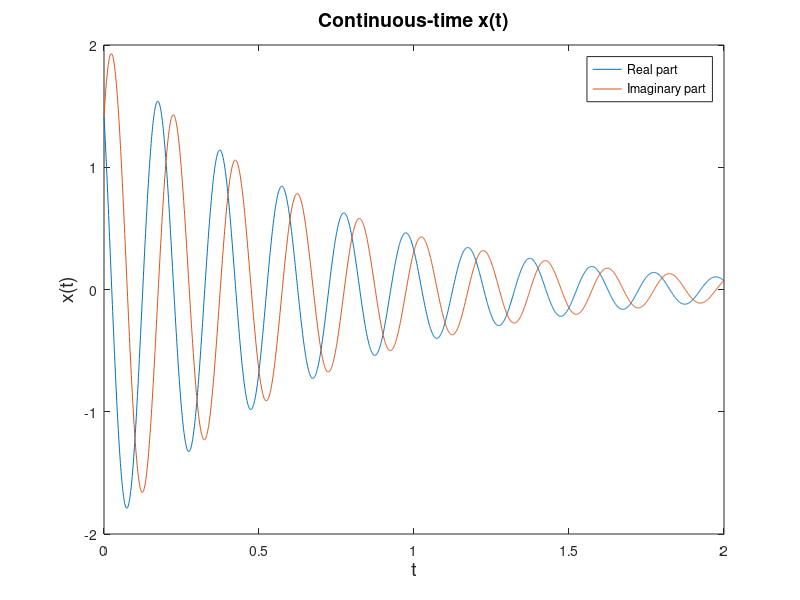
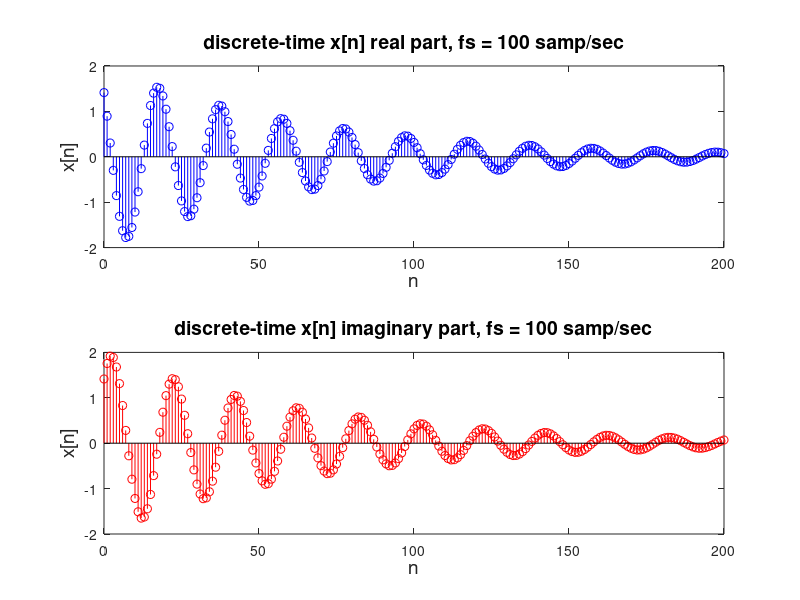
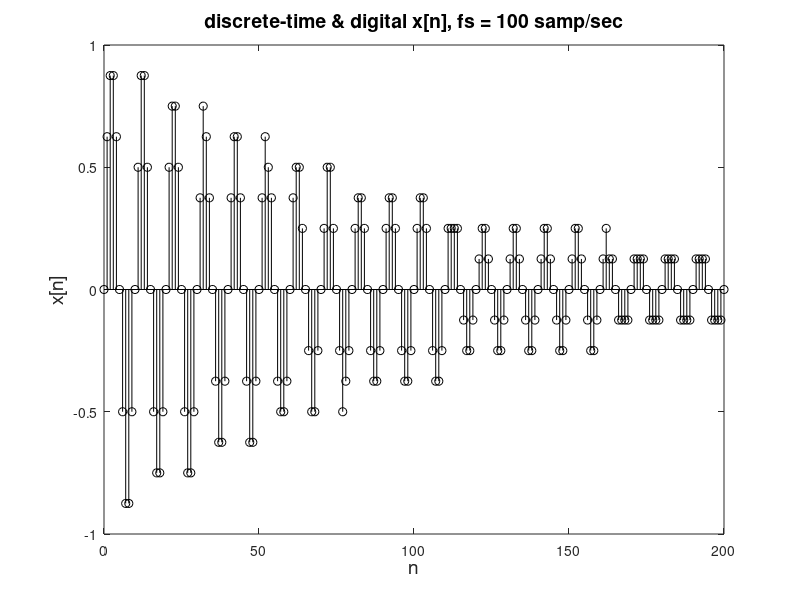

Write the MATLAB code that produced these figures, in order. (Note: this script raises an error after producing the figures.)
 % Plot examples of signal types
%
echo on

figure(1)
t = 0:0.001:2;
theta = pi/4;
C = 2*exp(1j*theta);
r = -1.5;
omega = 5*2*pi;

x = abs(C)*exp(r*t).*exp(1j*(omega*t+theta));
plot(t,real(x),t,imag(x)) 
title('Continuous-time x(t)','FontSize',14)
xlabel('t','FontSize',14)
ylabel('x(t)','FontSize',14)
legend('Real part','Imaginary part');
pause

figure(2) 
n = 0:200;
fs = 100;                   % sample frequency in samples per second
x = abs(C)*exp(r*n/fs).*exp(1j*(omega*n/fs+theta));
subplot(2,1,1);
stem(n,real(x),'b')
title(['discrete-time x[n] real part, fs = ',num2str(fs),' samp/sec'],'FontSize',14)
xlabel('n','FontSize',14)
ylabel('x[n]','FontSize',14)
subplot(2,1,2);
stem(n,imag(x),'r')
title(['discrete-time x[n] imaginary part, fs = ',num2str(fs),' samp/sec'],'FontSize',14)
xlabel('n','FontSize',14)
ylabel('x[n]','FontSize',14)
pause

figure(3)
n_bits = 4;                 % Number of ADC bits
n_bins = 2^(n_bits-1);
x_quant = round(n_bins*exp(-n/fs).*sin(10*2*pi*n/fs))/n_bins;
stem(n,x_quant,'k')
title(['discrete-time & digital x[n], fs = ',num2str(fs),' samp/sec'],'FontSize',14)
xlabel('n','FontSize',14)
ylabel('x[n]','FontSize',14)
pause


% An RGB image 
figure(4)
U = imread('ngc6543a.jpg');
imagesc(U);
title('3-D signal (RGB) as a function of 2-D independent variables (x,y)') 
size(U)
pause

figure(5)
colormap('gray')
imagesc(U(:,:,2))
title('1-D signal (G) as a function of 2-D independent variables (x,y)') 
pause

mesh(U(:,:,2));
